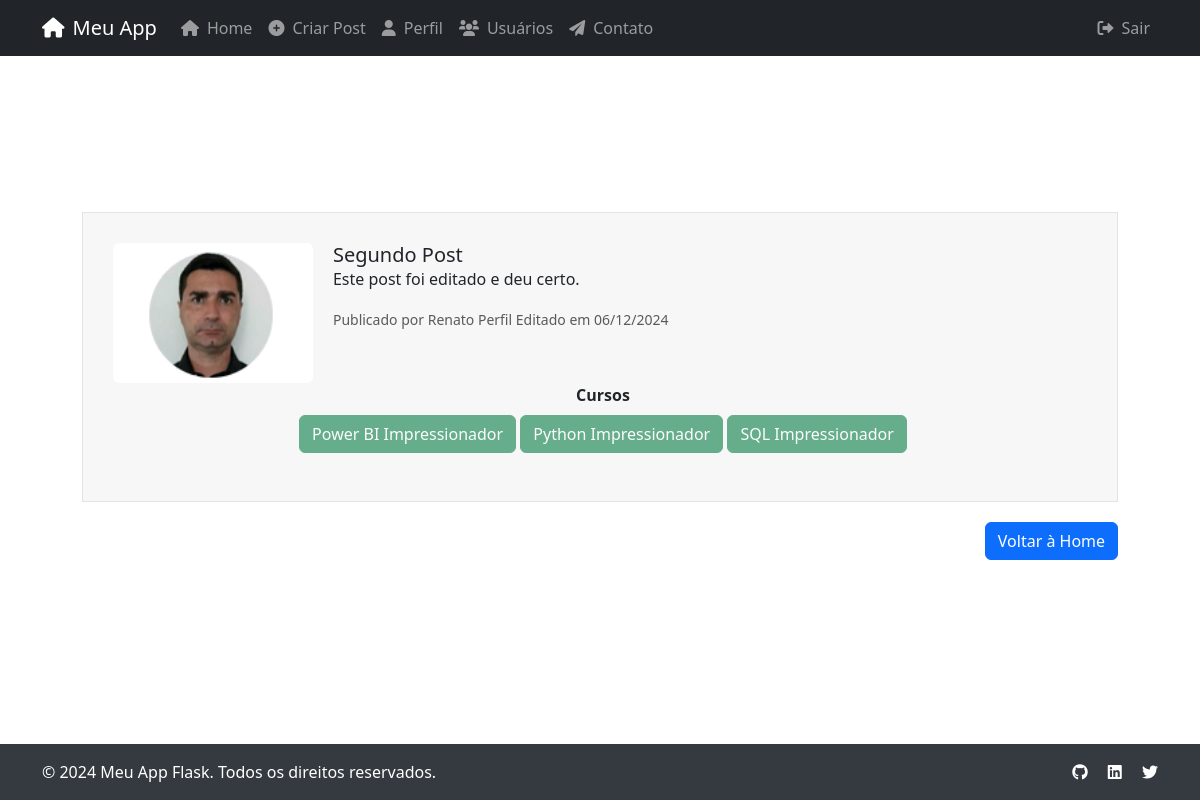
The page /post/2 (signed in) on the database its author committed.
### comunidadeimpressionadora/models.py (models this page shows, shortened)
class Usuario(database.Model, UserMixin ):
    id = database.Column(database.Integer, primary_key=True)
    nome = database.Column(database.String(30), nullable=False)
    email = database.Column(database.String(40), unique=True, nullable=False)
    senha = database.Column(database.String(60), nullable=False)
    foto_perfil = database.Column(database.String(20), nullable=False, default='default.jpg')
    cursos = database.Column(database.String(100), nullable=False, default='Não Informado')
    posts = database.relationship('Post', backref='autor', lazy=True)

class Post(database.Model):
    id = database.Column(database.Integer, primary_key=True)
    titulo = database.Column(database.String(100), nullable=False)
    corpo = database.Column(database.Text, nullable=False)
    data_criacao = database.Column(database.DateTime, nullable=False, default=datetime.utcnow)
    id_usuario = database.Column(database.Integer, database.ForeignKey('usuario.id'), nullable=False)

### comunidadeimpressionadora/routes.py (the view)
@app.route('/post/<int:post_id>', methods= ['GET', 'POST'])
@login_required
def exibir_post(post_id):
    post = Post.query.get_or_404(post_id)
    if current_user == post.autor:
        form = FormCriarPost()
        if request.method == 'GET':
            form.titulo.data = post.titulo
            form.corpo.data = post.corpo
        elif form.validate_on_submit():
            post.titulo = form.titulo.data
            post.corpo = form.corpo.data
            database.session.commit()
            flash('Post atualizado com sucesso!', 'success')
            return redirect(url_for('exibir_post', post_id=post.id))
    else:
        form = None
    return render_template('post.html', post=post, form=form)

### comunidadeimpressionadora/models.py (called while the page is built)
@login_manager.user_loader
def load_user(id_usuario):
    return Usuario.query.get(int(id_usuario))

### comunidadeimpressionadora/templates/post.html (shortened to what this page needs)
{% extends "base.html" %}
{% block content %}
<div class="container" style="width: 95%; margin: auto;">
    <div style="padding-top:30px; padding-left:30px; background-color: #f7f7f7; border: 1px solid #e3e3e3; margin-bottom: 20px;">
        <div class="row">
            <div style="display: flex; align-items: start;">
                <img src="{{ url_for('static', filename='fotos_perfil/{}'.format(post.autor.foto_perfil)) }}" class="rounded" width="200">
                <div style="padding-left: 20px; padding-right: 20px;">
                    <h5 class="card-title">
                        {{ post.titulo }}
                    </h5>
                    <p class="card-text" style="text-align: justify;">{{ post.corpo }}</p>
                    <p class="card-text"><small class="text-muted">Publicado por {{ post.autor.nome }} em {{ post.data_criacao.strftime('%d/%m/%Y') }}</small></p>
                </div>
            </div>
            <div class="row justify-content-center mb-5">
                <div class="col col" style="text-align: center">
                    <strong>Cursos</strong><br>
                    {% for curso in post.autor.cursos.split(';') %}
                        <button type="button" class="btn btn-success mt-2" disabled>
                            {{ curso.strip() }}
                        </button>
                    {% endfor %}
                </div>
            </div>
        </div>
    </div>
    {% if form %}
    <div class="container">
        <div class="row">
            <div class="col">
                <form method="POST" id="form_editarpost" class="border mt-4 p-4">
                    {{ form.csrf_token }}
                    <legend>Editar Post</legend>
                    <fieldset>
                        <div class="form-group">
                            {{ form.titulo.label(class="form-label") }}
                            {{ form.titulo(class="form-control") }}
                            {% if form.titulo.errors %}
                                {% for error in form.titulo.errors %}
                                    <div class="alert alert-danger mt-1">{{ error }}</div>
                                {% endfor %}
                            {% endif %}
                        </div>
                        <div class="form-group">
                            {{ form.corpo.label(class="form-label") }}
                            {{ form.corpo(class="form-control", rows="5") }}
                            {% if form.corpo.errors %}
                                {% for error in form.corpo.errors %}
                                    <div class="alert alert-danger mt-1">{{ error }}</div>
                                {% endfor %}
                            {% endif %}
                        </div>
                    </fieldset>
                    <div class="d-flex justify-content-end mt-2">
                        <div style="margin-right: 10px;">
                            {{ form.botao_criarpost(class="btn btn-primary") }}
                        </div>
                        <div>
                            <a href="{{ url_for('home') }}" class="btn btn-primary ml-4"> Voltar à Home</a>
                        </div>
                    </div>
                </form>
            </div>
        </div>
    </div>
    {% else %}
        <div class="d-flex justify-content-end mt-2">
            <div>
                <a href="{{ url_for('home') }}" class="btn btn-primary ml-4"> Voltar à Home</a>
            </div>
        </div>
    {% endif %}
</div>
{% endblock %}

### comunidadeimpressionadora/templates/base.html (style rules this page uses)
body { min-height: 100vh; display: flex; flex-direction: column; }

### rows shown on the page
Usuario: foto_perfil (picture), autor.nome "Renato Perfil Editado"
Post: titulo "Segundo Post", corpo "Este post foi editado e deu certo.", data_criacao "06/12/2024"

### other values the page prints
{{ curso.strip() }} "Power BI Impressionador" "Python Impressionador" "SQL Impressionador"
